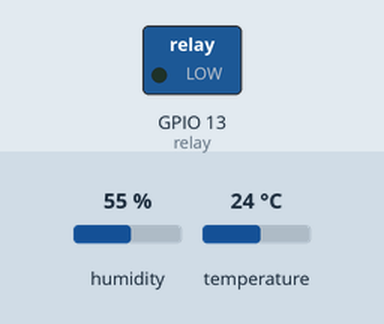
Simulated run of this sketch. Board: ESP8266 (NodeMCU). Shown: switched loads named in the sketch (green lamp = pin HIGH). The test bench sets the inputs (shaded band); at power-on: humidity 55 %, temperature 24 °C. WiFi joins after 1.5 s; servers stay silent unless stated; what the sketch prints to the serial monitor is not drawn.

Above: at 0.1 s.
At 1.6 s:
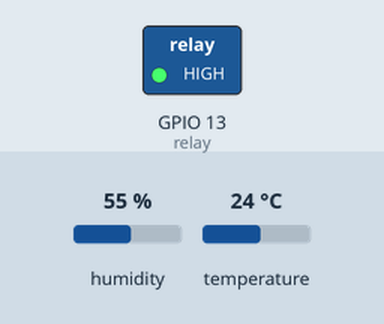
Timing chart, 0 to 3.1 s (numbered marks = the images above):
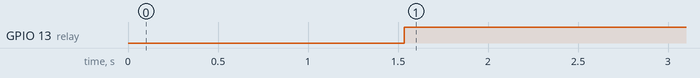

Measured:
- by itself, GPIO 13 (relay): LOW → HIGH at 1.5 s

The sketch:

dhttestmarch2021.ino
```cpp
#include <DHT.h>  // Including library for dht
#include "Adafruit_MLX90614.h"
#include <ESP8266WiFi.h>

String apiKey = "916MDKEGM0W9C8NV";     //  Enter your Write API key from ThingSpeak

const char *ssid =  "D-Link Home";     // replace with your wifi ssid and wpa2 key
const char *pass =  "sunny123";
const char* server = "api.thingspeak.com";

#define DHTPIN 2          //pin where the dht11 is connected D4
DHT dht(DHTPIN, DHT11);
int relay=13;

WiFiClient client;

void setup()
{
       Serial.begin(115200);
       delay(10);
       dht.begin();
       pinMode(relay, OUTPUT);
       digitalWrite(relay, LOW);

       Serial.println("Connecting to ");
       Serial.println(ssid);


       WiFi.begin(ssid, pass);

      while (WiFi.status() != WL_CONNECTED)
     {
            delay(500);
            Serial.print(".");
     }
      Serial.println("");
      Serial.println("WiFi connected");

}

void loop()
{

      float h = dht.readHumidity();
      float t = dht.readTemperature();
      if (t<37.5)
      {
       digitalWrite(relay, HIGH);  // Turn Relay ON
       delay(500);
      }
      else
      {
       digitalWrite(relay, LOW);
       delay(500);
      }


              if (isnan(h) || isnan(t))
                 {
                     Serial.println("Failed to read from DHT sensor!");
                      return;
                 }

                         if (client.connect(server,80))   //   "184.106.153.149" or api.thingspeak.com
                      {

                             String postStr = apiKey;
                             postStr +="&field1=";
                             postStr += String(t);
                             postStr +="&field2=";
                             postStr += String(h);
                             postStr += "\r\n\r\n";

                             client.print("POST /update HTTP/1.1\n");
                             client.print("Host: api.thingspeak.com\n");
                             client.print("Connection: close\n");
                             client.print("X-THINGSPEAKAPIKEY: "+apiKey+"\n");
                             client.print("Content-Type: application/x-www-form-urlencoded\n");
                             client.print("Content-Length: ");
                             client.print(postStr.length());
                             client.print("\n\n");
                             client.print(postStr);

                             Serial.print("Temperature: ");
                             Serial.print(t);
                             Serial.print(" degrees Celcius, Humidity: ");
                             Serial.print(h);
                             Serial.println("%. Send to Thingspeak.");
                        }
          client.stop();

          Serial.println("Waiting...");

  // thingspeak needs minimum 15 sec delay between updates
  delay(1000);
}
```
